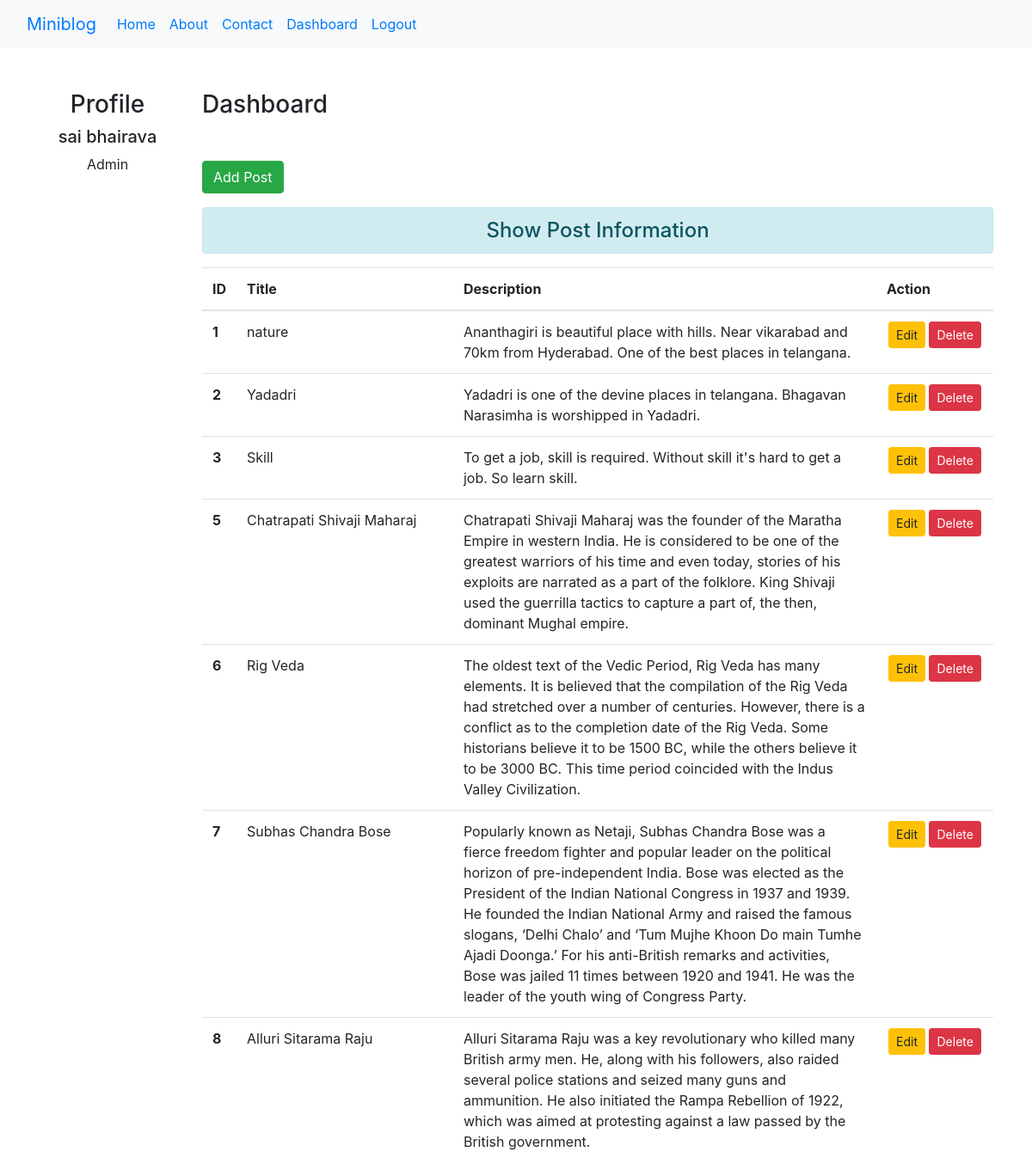
The page /dashboard/ (signed in) on the database its author committed.
### blog/models.py (models this page shows)
class post(models.Model):
    title = models.CharField(max_length=150)
    description = models.TextField()

### blog/views.py (the view)
# urls.py: path("dashboard/", views.dashboard, name="dashboard"),
def dashboard(request):
    if request.user.is_authenticated:
        posts = post.objects.all()
        user = request.user
        full_name = user.get_full_name()
        grps = user.groups.all()
        return render(request, "blog/dashboard.html", {"posts":posts, "full_name": full_name, "groups": grps})
    else:
        return HttpResponseRedirect("/login/")

### blog/templates/blog/dashboard.html (shortened to what this page needs)
{% extends 'blog/base.html' %}
{% load static %}
    {% block side %}
        <div class="col-sm-2 my-5 text-center">
            <h3>Profile</h3>
            <h5> {{full_name}} </h5>
            {% for group in groups %}
                <p> {{group.name}} </p>
            {% endfor %}
        </div>
    {% endblock side %}
{% block content %}
    <div class="col-sm-10">
        <h3 class="my-5">Dashboard</h3>
        <a href="{% url "addpost" %}" class="btn btn-success">Add Post</a>
        <h4 class="text-center alert alert-info mt-3">Show Post Information</h4>
        {% if posts %}
            <table class="table table-hover">
                <thead>
                    <tr>
                        <th scope="col" style="width:2%">ID</th>
                        <th scope="col" style="width:28%">Title</th>
                        <th scope="col" style="width:55%">Description</th>
                        <th scope="col" style="width:15%">Action</th>
                    </tr>
                </thead>
                <tbody>
                    {% for post in posts %}
                    <tr>
                        <th scope="row">{{post.id}}</th>
                        <td>{{post.title}}</td>
                        <td>{{post.description}}</td>
                        <td class="text-center">
                            <a href="{% url "updatepost" post.id %}" class="btn btn-warning btn-sm">Edit</a>
                            {% if perms.blog.delete_post %}
                            <form action="{% url "deletepost" post.id %}" method="POST" class="d-inline">
                                <input type="submit" value="Delete" class="btn btn-danger btn-sm" >
                            </form>
                            {% endif %}
                        </td>
                    </tr>
                    {% endfor %}
                </tbody>
            </table>
        {% else %}
            <h4 class="text-center alert alert-warning">No Records Found!</h4>
        {% endif %}
    </div>
{% endblock content %}

### rows shown on the page
post: id "1", title "nature", description "Ananthagiri is beautiful place with hills. Near vikarabad and 70km from Hyderabad. One of the best places in telangana."
post: id "2", title "Yadadri", description "Yadadri is one of the devine places in telangana. Bhagavan Narasimha is worshipped in Yadadri."
post: id "3", title "Skill", description "To get a job, skill is required. Without skill it's hard to get a job. So learn skill."
post: id "5", title "Chatrapati Shivaji Maharaj", description "Chatrapati Shivaji Maharaj was the founder of the Maratha Empire in western India. He is considered to be one of the greatest warriors of his time and even today, stories of his exploits are narrated as a part of the folklore. King Shivaji used the guerrilla tactics to capture a part of, the then, dominant Mughal empire."
post: id "6", title "Rig Veda", description "The oldest text of the Vedic Period, Rig Veda has many elements. It is believed that the compilation of the Rig Veda had stretched over a number of centuries. However, there is a conflict as to the completion date of the Rig Veda. Some historians believe it to be 1500 BC, while the others believe it to be 3000 BC. This time period coincided with the Indus Valley Civilization."
post: id "7", title "Subhas Chandra Bose", description "Popularly known as Netaji, Subhas Chandra Bose was a fierce freedom fighter and popular leader on the political horizon of pre-independent India. Bose was elected as the President of the Indian National Congress in 1937 and 1939. He founded the Indian National Army and raised the famous slogans, ‘Delhi Chalo’ and ‘Tum Mujhe Khoon Do main Tumhe Ajadi Doonga.’ For his anti-British remarks and activities, Bose was jailed 11 times between 1920 and 1941. He was the leader of the youth wing of Congress Party."
post: id "8", title "Alluri Sitarama Raju", description "Alluri Sitarama Raju was a key revolutionary who killed many British army men. He, along with his followers, also raided several police stations and seized many guns and ammunition. He also initiated the Rampa Rebellion of 1922, which was aimed at protesting against a law passed by the British government."

### other values the page prints
{{ full_name }} "sai bhairava"
{{ group.name }} "Admin"
